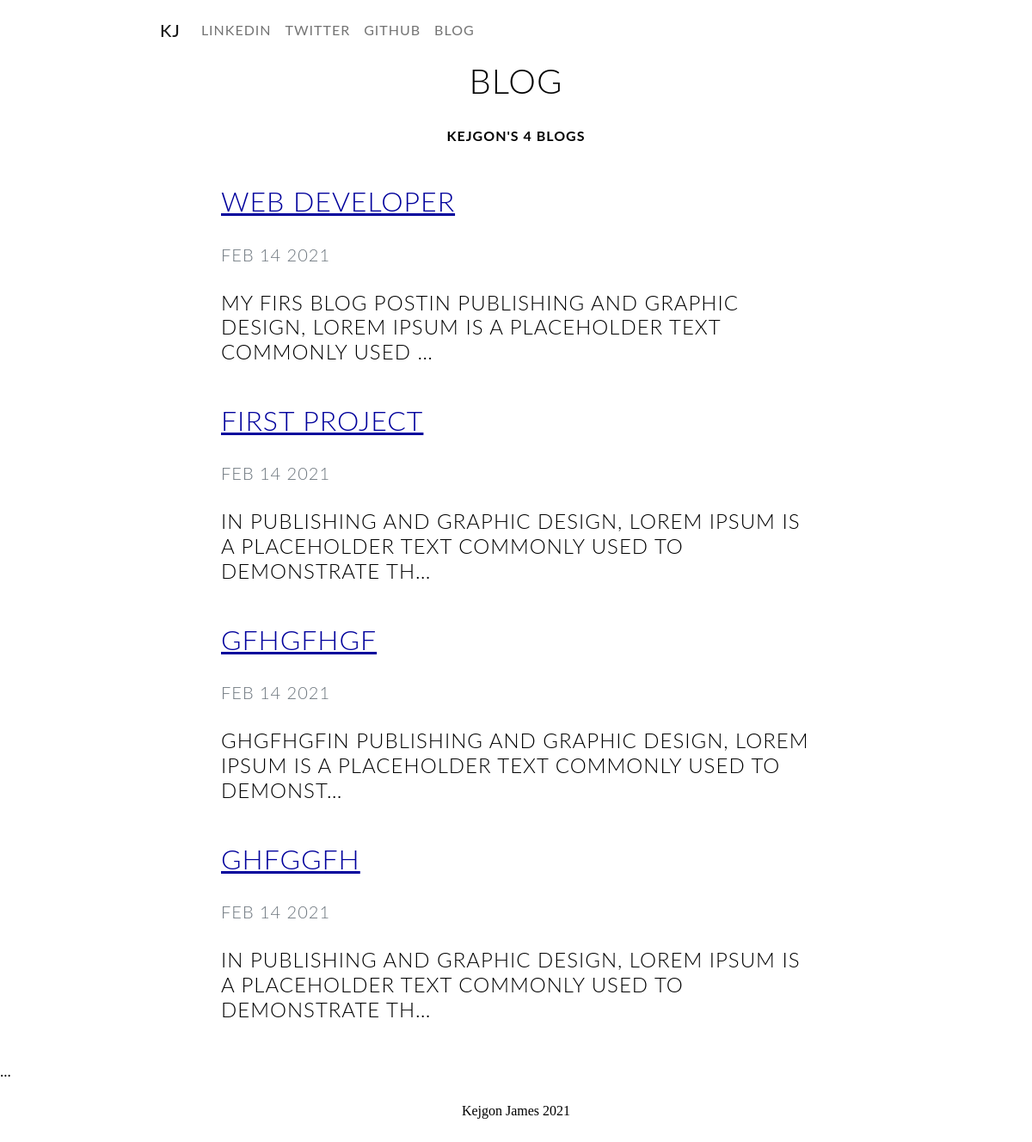
Screenshot of /blog/ with the database file from the repository.
### blog/models.py (models this page shows, shortened)
class BlogPost(models.Model):
    title = models.CharField(max_length=100)
    date = models.DateField()
    blogPost = models.TextField(blank = True)

### blog/views.py (the view)
# urls.py: path('', views.All_blogs, name='blogs'),
def All_blogs(request):
    all_Blogs = BlogPost.objects.all()
    return render(request,'blog/index.html',{'showBlogs': all_Blogs})

### blog/templates/blog/index.html
{% extends 'portfolio/base.html' %}
{% load static %}
{% block content %}
<h1 id="blogtitle" class="font-weight-bold text-center">Blog</h1>
<h3 class="text-center mb-5">Kejgon's {{ showBlogs.count }} blog{{ showBlogs.count|pluralize }}</h3>
{% for blog in showBlogs %}
<div class="row justify-content-center my-3">
    <div class="col-md-10">
        <a href="{% url 'blog:detail' blog.id %}">
            <h2>{{ blog.title }}</h2>
        </a>
        <h5 class="text-muted">{{ blog.date|date:'M d Y'|upper }}</h5>
        <h4>{{ blog.blogPost|striptags|truncatechars:100 }}</h4>
    </div>
</div>
{% endfor %}
{% endblock %}

### portfolio/templates/portfolio/base.html (shortened to what this page needs)
{% load static %}
<!doctype html>
<html lang="en">
<head prefix="og: http://ogp.me/ns#">
    <link href="https://cdn.jsdelivr.net/npm/bootstrap@5.0.0-beta2/dist/css/bootstrap.min.css" rel="stylesheet"
>
    <link rel="stylesheet" href="{% static 'portfolio/style.css' %}">
</head>
<body>
    <nav id="topNav" class="navbar navbar-custom  navbar-expand-md navbar-light">
        <div class="container">
            <a class="navbar-brand" href="{% url 'home' %}">KJ</a>
            <div class="collapse navbar-collapse  " id="navbarNavDropdown">
                <ul class="navbar-nav ">
                    <li class="nav-item">
                        <a class="nav-link " href="https://www.linkedin.com/in/kejgon" target="_blank">LinkedIn</a>
                    </li>
                    <li class="nav-item">
                        <a class="nav-link" href="https://twitter.com/kejgon" target="_blank">Twitter</a>
                    </li>
                    <li class="nav-item">
                        <a a class="nav-link" href="https://github.com/kejgon" target="_blank">Github</a>
                    </li>
                    <li class="nav-item ml">
                        <a class="nav-link ml" href="{% url 'blog:blogs'%}">Blog</a>
                    </li>
                </ul>
            </div>
        </div>
    </nav>
    <div class="container">
        {% block content %} {% endblock %}
    </div>
    <div class="clearfix">...</div>
    <footer>
        <div class="container">
            <div class="row">
                <div class="col-md-12 text-center" style="width: 100%;">
                    <div class="copyright">
                        <p style="margin-top:20px ;"> Kejgon James
                        </p>
                    </div>
                </div>
            </div>
        </div>
    </footer>
</body>
</html>

### portfolio/static/portfolio/style.css (style rules this page uses)
* { -webkit-box-sizing: border-box; -moz-box-sizing: border-box; box-sizing: border-box; }
html { width: 100%; height: 100%; margin: 0px auto; }
body { width: 100%; height: 100%; color: #000; background-color: #FFF; margin: 0px auto; position: relative; font-smoothing: antialiased; -moz-font-smoothing: antialiased; -webkit-font-smoothing: antialiased; -webkit-font-smoothing: subpixel-antialiased; font-weight: normal; }
.container { padding: 0% 13%; }
h1, h2, h3, h4, h5, h6 { text-transform: uppercase; margin: 0 0 30px; font-family: "Lato", sans-serif; font-weight: 300; letter-spacing: 1px; }
h3 { font-size: 16px; font-weight: 700; }
p { margin: 0 0 25px; font-size: 16px; line-height: 1.7; font-family: 'Roboto Slab', serif; font-weight: 300; }
a { color: #00009C; -webkit-transition: all .2s ease-in-out; -moz-transition: all .2s ease-in-out; transition: all .2s ease-in-out; }
.navbar { margin-bottom: 0; z-index: 999; }
.navbar-custom { margin-bottom: 0; border-color: transparent; background-color: #000; font-family: "Lato", sans-serif; text-transform: uppercase; }
.navbar-custom .navbar-brand { font-weight: 500; }
.navbar-custom a { color: #000; font-weight: 400; }
@media only screen and (min-width: 768px) { .container { width: 95%; } }
@media (min-width: 768px) { .navbar-custom { padding: 15px 0; border-bottom: 0; letter-spacing: 1px; background: 0 0; -webkit-transition: background .5s ease-in-out, padding .5s ease-in-out; -moz-transition: background .5s ease-in-out, padding .5s ease-in-out; transition: background .5s ease-in-out, padding .5s ease-in-out; } }

### rows the page displays
BlogPost: title "WEB DEVELOPER", date "FEB 14 2021", blogPost "MY FIRS BLOG POSTIN PUBLISHING AND GRAPHIC DESIGN, LOREM IPSUM IS A PLACEHOLDER TEXT COMMONLY USED …"
BlogPost: title "FIRST PROJECT", date "FEB 14 2021", blogPost "IN PUBLISHING AND GRAPHIC DESIGN, LOREM IPSUM IS A PLACEHOLDER TEXT COMMONLY USED TO DEMONSTRATE TH…"
BlogPost: title "GFHGFHGF", date "FEB 14 2021", blogPost "GHGFHGFIN PUBLISHING AND GRAPHIC DESIGN, LOREM IPSUM IS A PLACEHOLDER TEXT COMMONLY USED TO DEMONST…"
BlogPost: title "GHFGGFH", date "FEB 14 2021", blogPost "IN PUBLISHING AND GRAPHIC DESIGN, LOREM IPSUM IS A PLACEHOLDER TEXT COMMONLY USED TO DEMONSTRATE TH…"

### other values shown
{{ showBlogs.count }} "4"
